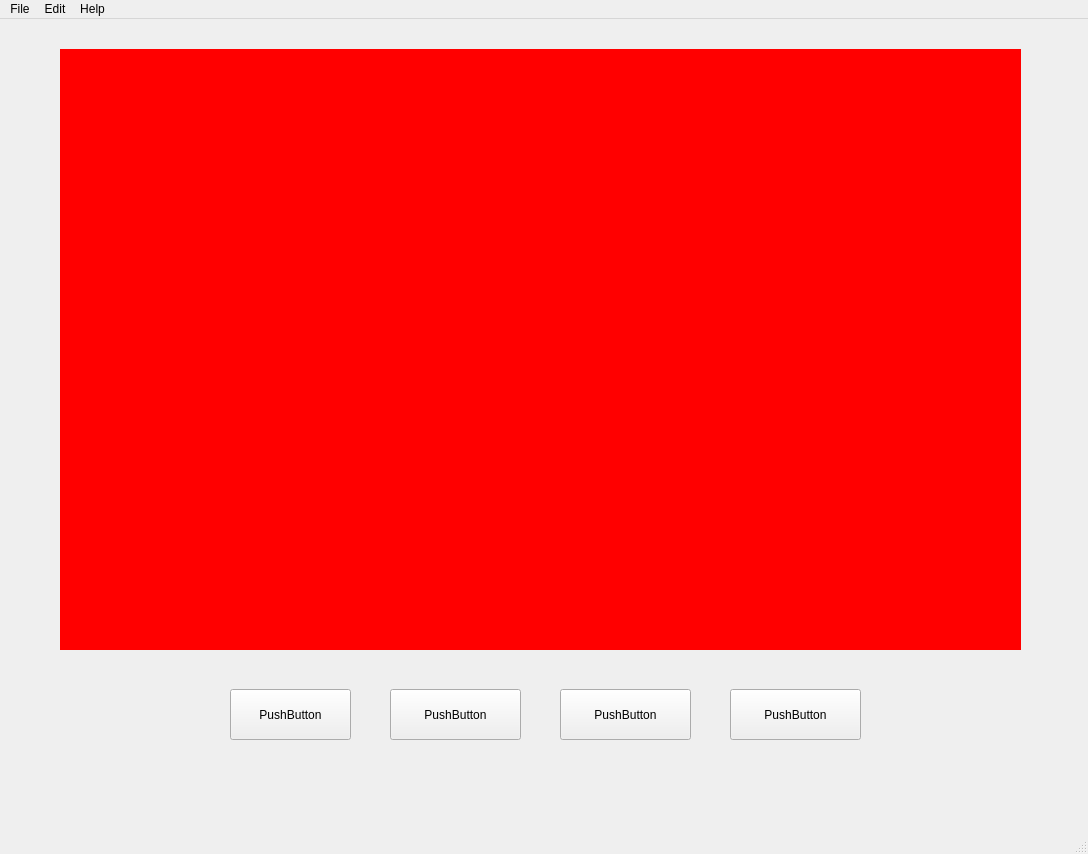
<?xml version="1.0" encoding="UTF-8"?>
<ui version="4.0">
 <class>MainWindow</class>
 <widget class="QMainWindow" name="MainWindow">
  <property name="geometry">
   <rect>
    <x>0</x>
    <y>0</y>
    <width>1088</width>
    <height>854</height>
   </rect>
  </property>
  <property name="windowTitle">
   <string>MainWindow</string>
  </property>
  <widget class="QWidget" name="centralwidget">
   <widget class="QStackedWidget" name="stackedWidget">
    <property name="geometry">
     <rect>
      <x>60</x>
      <y>30</y>
      <width>961</width>
      <height>601</height>
     </rect>
    </property>
    <property name="styleSheet">
     <string notr="true">

</string>
    </property>
    <property name="currentIndex">
     <number>3</number>
    </property>
    <widget class="QWidget" name="green">
     <property name="styleSheet">
      <string notr="true">background-color: rgb(0, 170, 0);</string>
     </property>
    </widget>
    <widget class="QWidget" name="blue">
     <property name="styleSheet">
      <string notr="true">background: rgb(0, 0, 255)</string>
     </property>
    </widget>
    <widget class="QWidget" name="yellow">
     <property name="styleSheet">
      <string notr="true">background: yellow</string>
     </property>
    </widget>
    <widget class="QWidget" name="red">
     <property name="styleSheet">
      <string notr="true">background: red</string>
     </property>
    </widget>
   </widget>
   <widget class="QPushButton" name="pushButton">
    <property name="geometry">
     <rect>
      <x>230</x>
      <y>670</y>
      <width>121</width>
      <height>51</height>
     </rect>
    </property>
    <property name="text">
     <string>PushButton</string>
    </property>
   </widget>
   <widget class="QPushButton" name="pushButton_2">
    <property name="geometry">
     <rect>
      <x>390</x>
      <y>670</y>
      <width>131</width>
      <height>51</height>
     </rect>
    </property>
    <property name="text">
     <string>PushButton</string>
    </property>
   </widget>
   <widget class="QPushButton" name="pushButton_3">
    <property name="geometry">
     <rect>
      <x>560</x>
      <y>670</y>
      <width>131</width>
      <height>51</height>
     </rect>
    </property>
    <property name="text">
     <string>PushButton</string>
    </property>
   </widget>
   <widget class="QPushButton" name="pushButton_4">
    <property name="geometry">
     <rect>
      <x>730</x>
      <y>670</y>
      <width>131</width>
      <height>51</height>
     </rect>
    </property>
    <property name="text">
     <string>PushButton</string>
    </property>
   </widget>
  </widget>
  <widget class="QMenuBar" name="menubar">
   <property name="geometry">
    <rect>
     <x>0</x>
     <y>0</y>
     <width>1088</width>
     <height>21</height>
    </rect>
   </property>
   <widget class="QMenu" name="menuFile">
    <property name="title">
     <string>File</string>
    </property>
    <addaction name="actionOpen"/>
    <addaction name="actionOpen_Folder"/>
    <addaction name="actionNew_File"/>
    <addaction name="actionSave"/>
   </widget>
   <widget class="QMenu" name="menuEdit">
    <property name="title">
     <string>Edit</string>
    </property>
    <addaction name="actionUndo"/>
    <addaction name="actionRedo"/>
   </widget>
   <widget class="QMenu" name="menuHelp">
    <property name="title">
     <string>Help</string>
    </property>
    <addaction name="actionchuj"/>
   </widget>
   <addaction name="menuFile"/>
   <addaction name="menuEdit"/>
   <addaction name="menuHelp"/>
  </widget>
  <widget class="QStatusBar" name="statusbar"/>
  <action name="actionkjfrcjt">
   <property name="text">
    <string>kjfrcjt</string>
   </property>
  </action>
  <action name="actionlkhhgtvcyki">
   <property name="text">
    <string>lkhhgtvcyki</string>
   </property>
  </action>
  <action name="actionOpen">
   <property name="text">
    <string>Open File</string>
   </property>
  </action>
  <action name="actionOpen_Folder">
   <property name="text">
    <string>Open Folder</string>
   </property>
  </action>
  <action name="actionNew_File">
   <property name="text">
    <string>New File</string>
   </property>
  </action>
  <action name="actionSave">
   <property name="text">
    <string>Save</string>
   </property>
  </action>
  <action name="actionUndo">
   <property name="text">
    <string>Undo</string>
   </property>
  </action>
  <action name="actionRedo">
   <property name="text">
    <string>Redo</string>
   </property>
  </action>
  <action name="actionchuj">
   <property name="text">
    <string>chuj</string>
   </property>
  </action>
 </widget>
 <resources/>
 <connections/>
</ui>
